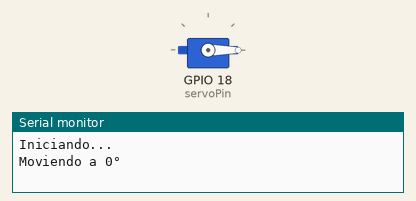
Recording of a sketch running on a simulated ESP32. On the bench: servo, the last lines printed to the serial monitor.

Above: at 0.05 s.
At 3.0 s:
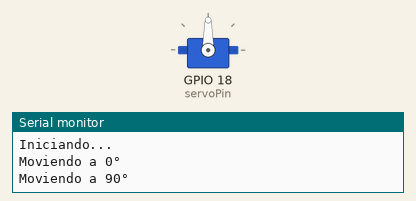
At 6.0 s:
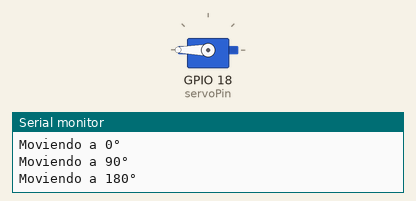
Timing chart, 0 to 7.8 s (numbered marks = the images above):
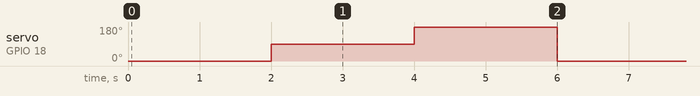

The sketch:

servo.ino
```cpp
#include <ESP32Servo.h>

Servo mg996r;
int servoPin = 18;

void setup() {
  Serial.begin(115200);
  mg996r.attach(servoPin, 1000, 2000);  // Mejor rango para MG996R
  Serial.println("Iniciando...");
}

void loop() {
  Serial.println("Moviendo a 0°");
  mg996r.write(0);
  delay(2000);

  Serial.println("Moviendo a 90°");
  mg996r.write(90);
  delay(2000);

  Serial.println("Moviendo a 180°");
  mg996r.write(180);
  delay(2000);
}
```

Measured:
- by itself, servo on GPIO 18 (servoPin): repeats every 6.0 s: 180° 2.0 s, 0° 2.0 s, 90° 2.0 s
